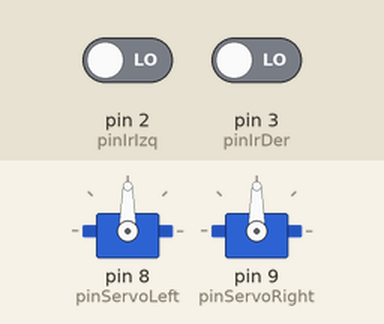
Bench run of a sketch on a simulated Arduino Uno, built with avr-gcc and run on an emulated ATmega328P. Shown: 2 × servo. The test bench sets the inputs (shaded band); at power-on: pin 2 (pinIrIzq) LOW, pin 3 (pinIrDer) LOW.

Above: at 1.2 s.
1.3 s: pin 2 (pinIrIzq) driven HIGH
At 2.2 s:
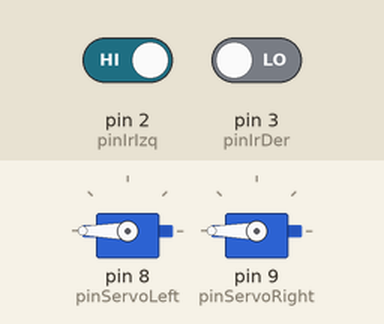
2.8 s: pin 3 (pinIrDer) driven HIGH
At 3.3 s:
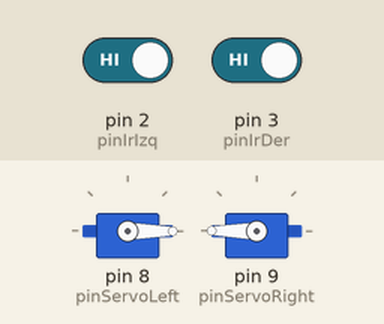
4.3 s: pin 2 (pinIrIzq) driven LOW
At 5.5 s:
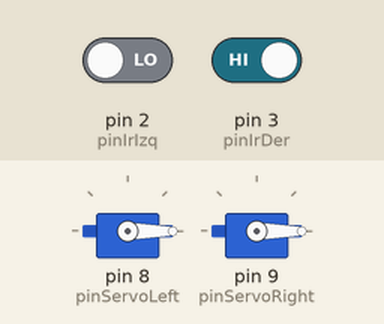
5.8 s: pin 3 (pinIrDer) driven LOW
At 6.8 s:
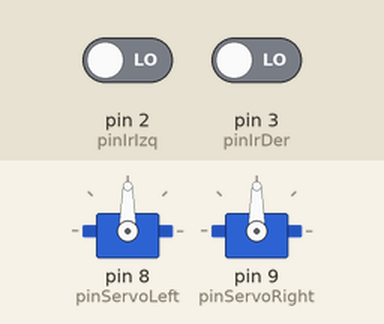
Timing chart, 0 to 8.3 s (numbered marks = the images above; inputs shaded):
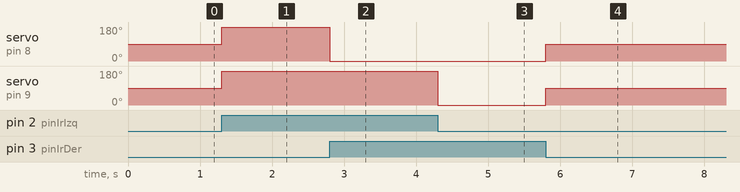

Measured:
- after the input at 1.3 s, servo on pin 8 (pinServoLeft), servo on pin 9 (pinServoRight): 90° → 180° at once
- after the input at 2.8 s, servo on pin 8 (pinServoLeft): 180° → 0° at once
- after the input at 4.3 s, servo on pin 9 (pinServoRight): 180° → 0° at once
- after the input at 5.8 s, servo on pin 8 (pinServoLeft), servo on pin 9 (pinServoRight): 0° → 90° at once

The sketch:

SigueLineas7.1.ino
```cpp
  //AUTORES:
  //Martin Beltran Diaz - UO276244
  //Stelian Adrian Stanci - UO277653
  //Laura Pernia Blanco - UO276264

#include <Servo.h>
int NO_LINE = LOW; // También podría ponerse 0
int LINE = HIGH; // También podría ponerse 1
Servo servoLeft;
Servo servoRight;
int pinIrDer = 3;
int pinIrIzq = 2;
int pinServoRight = 9;
int pinServoLeft = 8;

void setup(){
 Serial.begin(9600); // Descomentar si queréis debuguear por consola
 pinMode(pinIrDer, INPUT);
 pinMode(pinIrIzq, INPUT);

 servoLeft.attach(pinServoLeft);
 servoRight.attach(pinServoRight);
}
void loop(){
  //seguir línea (hacia delante)
 if (digitalRead(pinIrIzq) == LINE && digitalRead(pinIrDer) == LINE) {
  servoLeft.write(0);
  servoRight.write(180);
 //rotar izq
 } else if (digitalRead(pinIrIzq) == LINE && digitalRead(pinIrDer) == NO_LINE) {
    servoLeft.write(180);
    servoRight.write(180);
 //rotar derecha
 } else if (digitalRead(pinIrIzq) == NO_LINE && digitalRead(pinIrDer) == LINE) {
      servoLeft.write(0);
    servoRight.write(0);
 //parado
 } else if (digitalRead(pinIrIzq) == NO_LINE && digitalRead(pinIrDer) == NO_LINE) {
      servoLeft.write(90);
    servoRight.write(90);
  }
}
```
